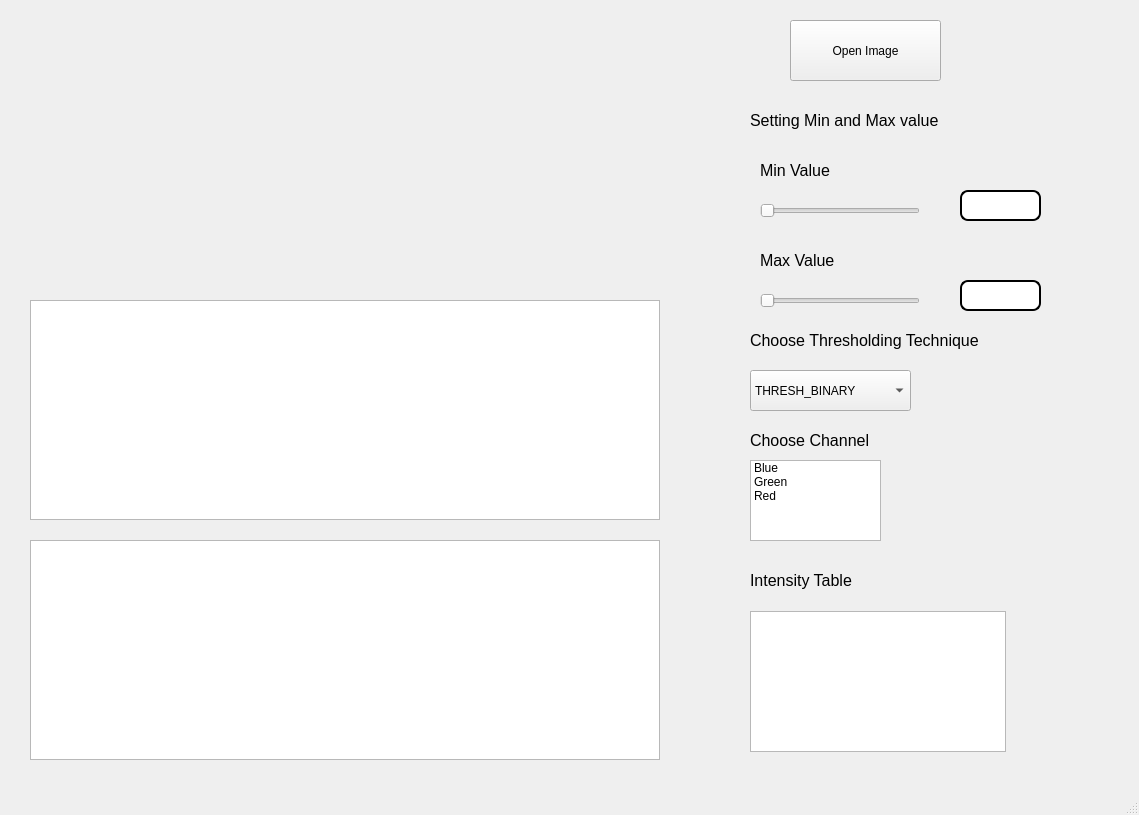
<?xml version="1.0" encoding="UTF-8"?>
<ui version="4.0">
 <class>MainWindow</class>
 <widget class="QMainWindow" name="MainWindow">
  <property name="geometry">
   <rect>
    <x>0</x>
    <y>0</y>
    <width>1139</width>
    <height>815</height>
   </rect>
  </property>
  <property name="windowTitle">
   <string>MainWindow</string>
  </property>
  <widget class="QWidget" name="centralwidget">
   <widget class="QPushButton" name="pushButton">
    <property name="geometry">
     <rect>
      <x>790</x>
      <y>20</y>
      <width>151</width>
      <height>61</height>
     </rect>
    </property>
    <property name="text">
     <string>Open Image</string>
    </property>
   </widget>
   <widget class="QLabel" name="label">
    <property name="geometry">
     <rect>
      <x>750</x>
      <y>100</y>
      <width>241</width>
      <height>41</height>
     </rect>
    </property>
    <property name="font">
     <font>
      <pointsize>12</pointsize>
     </font>
    </property>
    <property name="text">
     <string>Setting Min and Max value</string>
    </property>
   </widget>
   <widget class="QSlider" name="Slider_1">
    <property name="geometry">
     <rect>
      <x>760</x>
      <y>200</y>
      <width>160</width>
      <height>22</height>
     </rect>
    </property>
    <property name="maximum">
     <number>127</number>
    </property>
    <property name="orientation">
     <enum>Qt::Horizontal</enum>
    </property>
   </widget>
   <widget class="QLabel" name="label_2">
    <property name="geometry">
     <rect>
      <x>760</x>
      <y>150</y>
      <width>101</width>
      <height>41</height>
     </rect>
    </property>
    <property name="font">
     <font>
      <pointsize>12</pointsize>
     </font>
    </property>
    <property name="text">
     <string>Min Value</string>
    </property>
   </widget>
   <widget class="QSlider" name="Slider_2">
    <property name="geometry">
     <rect>
      <x>760</x>
      <y>290</y>
      <width>160</width>
      <height>22</height>
     </rect>
    </property>
    <property name="maximum">
     <number>255</number>
    </property>
    <property name="orientation">
     <enum>Qt::Horizontal</enum>
    </property>
   </widget>
   <widget class="QLabel" name="label_3">
    <property name="geometry">
     <rect>
      <x>760</x>
      <y>240</y>
      <width>101</width>
      <height>41</height>
     </rect>
    </property>
    <property name="font">
     <font>
      <pointsize>12</pointsize>
     </font>
    </property>
    <property name="text">
     <string>Max Value</string>
    </property>
   </widget>
   <widget class="QComboBox" name="comboBox">
    <property name="geometry">
     <rect>
      <x>750</x>
      <y>370</y>
      <width>161</width>
      <height>41</height>
     </rect>
    </property>
    <property name="editable">
     <bool>false</bool>
    </property>
    <item>
     <property name="text">
      <string>THRESH_BINARY</string>
     </property>
    </item>
   </widget>
   <widget class="QLabel" name="label_4">
    <property name="geometry">
     <rect>
      <x>750</x>
      <y>320</y>
      <width>301</width>
      <height>41</height>
     </rect>
    </property>
    <property name="font">
     <font>
      <pointsize>12</pointsize>
     </font>
    </property>
    <property name="text">
     <string>Choose Thresholding Technique</string>
    </property>
   </widget>
   <widget class="QLabel" name="label_5">
    <property name="geometry">
     <rect>
      <x>750</x>
      <y>420</y>
      <width>151</width>
      <height>41</height>
     </rect>
    </property>
    <property name="font">
     <font>
      <pointsize>12</pointsize>
     </font>
    </property>
    <property name="text">
     <string>Choose Channel</string>
    </property>
   </widget>
   <widget class="QListWidget" name="listWidget">
    <property name="geometry">
     <rect>
      <x>750</x>
      <y>460</y>
      <width>131</width>
      <height>81</height>
     </rect>
    </property>
    <item>
     <property name="text">
      <string>Blue</string>
     </property>
    </item>
    <item>
     <property name="text">
      <string>Green</string>
     </property>
    </item>
    <item>
     <property name="text">
      <string>Red</string>
     </property>
    </item>
   </widget>
   <widget class="QTableView" name="tableView">
    <property name="geometry">
     <rect>
      <x>750</x>
      <y>611</y>
      <width>256</width>
      <height>141</height>
     </rect>
    </property>
   </widget>
   <widget class="QLabel" name="label_6">
    <property name="geometry">
     <rect>
      <x>750</x>
      <y>560</y>
      <width>151</width>
      <height>41</height>
     </rect>
    </property>
    <property name="font">
     <font>
      <pointsize>12</pointsize>
     </font>
    </property>
    <property name="text">
     <string>Intensity Table</string>
    </property>
   </widget>
   <widget class="QLabel" name="label_7">
    <property name="geometry">
     <rect>
      <x>0</x>
      <y>0</y>
      <width>101</width>
      <height>91</height>
     </rect>
    </property>
    <property name="styleSheet">
     <string notr="true">image: url(:/logokhoa/logo.png);
</string>
    </property>
    <property name="text">
     <string/>
    </property>
   </widget>
   <widget class="QLabel" name="label_8">
    <property name="geometry">
     <rect>
      <x>1030</x>
      <y>0</y>
      <width>101</width>
      <height>91</height>
     </rect>
    </property>
    <property name="styleSheet">
     <string notr="true">image: url(:/logokhoa/logo1.png);</string>
    </property>
    <property name="text">
     <string/>
    </property>
   </widget>
   <widget class="QLineEdit" name="lineEdit">
    <property name="geometry">
     <rect>
      <x>960</x>
      <y>190</y>
      <width>81</width>
      <height>31</height>
     </rect>
    </property>
    <property name="styleSheet">
     <string notr="true">QLineEdit {
border: 2px solid black;
border-radius:8px;}</string>
    </property>
   </widget>
   <widget class="QLineEdit" name="lineEdit_2">
    <property name="geometry">
     <rect>
      <x>960</x>
      <y>280</y>
      <width>81</width>
      <height>31</height>
     </rect>
    </property>
    <property name="styleSheet">
     <string notr="true">QLineEdit {
border: 2px solid black;
border-radius:8px;}</string>
    </property>
   </widget>
   <widget class="QLabel" name="label_10">
    <property name="geometry">
     <rect>
      <x>50</x>
      <y>120</y>
      <width>300</width>
      <height>150</height>
     </rect>
    </property>
    <property name="text">
     <string/>
    </property>
   </widget>
   <widget class="QLabel" name="label_11">
    <property name="geometry">
     <rect>
      <x>380</x>
      <y>120</y>
      <width>300</width>
      <height>150</height>
     </rect>
    </property>
    <property name="text">
     <string/>
    </property>
   </widget>
   <widget class="QGraphicsView" name="graphicsView">
    <property name="geometry">
     <rect>
      <x>30</x>
      <y>540</y>
      <width>630</width>
      <height>220</height>
     </rect>
    </property>
   </widget>
   <widget class="QGraphicsView" name="graphicsView_2">
    <property name="geometry">
     <rect>
      <x>30</x>
      <y>300</y>
      <width>630</width>
      <height>220</height>
     </rect>
    </property>
   </widget>
  </widget>
  <widget class="QMenuBar" name="menubar">
   <property name="geometry">
    <rect>
     <x>0</x>
     <y>0</y>
     <width>1139</width>
     <height>26</height>
    </rect>
   </property>
  </widget>
  <widget class="QStatusBar" name="statusbar"/>
 </widget>
 <resources>
  <include location="anhlogo.qrc"/>
  <include location="anhtruong.qrc"/>
 </resources>
 <connections/>
</ui>
